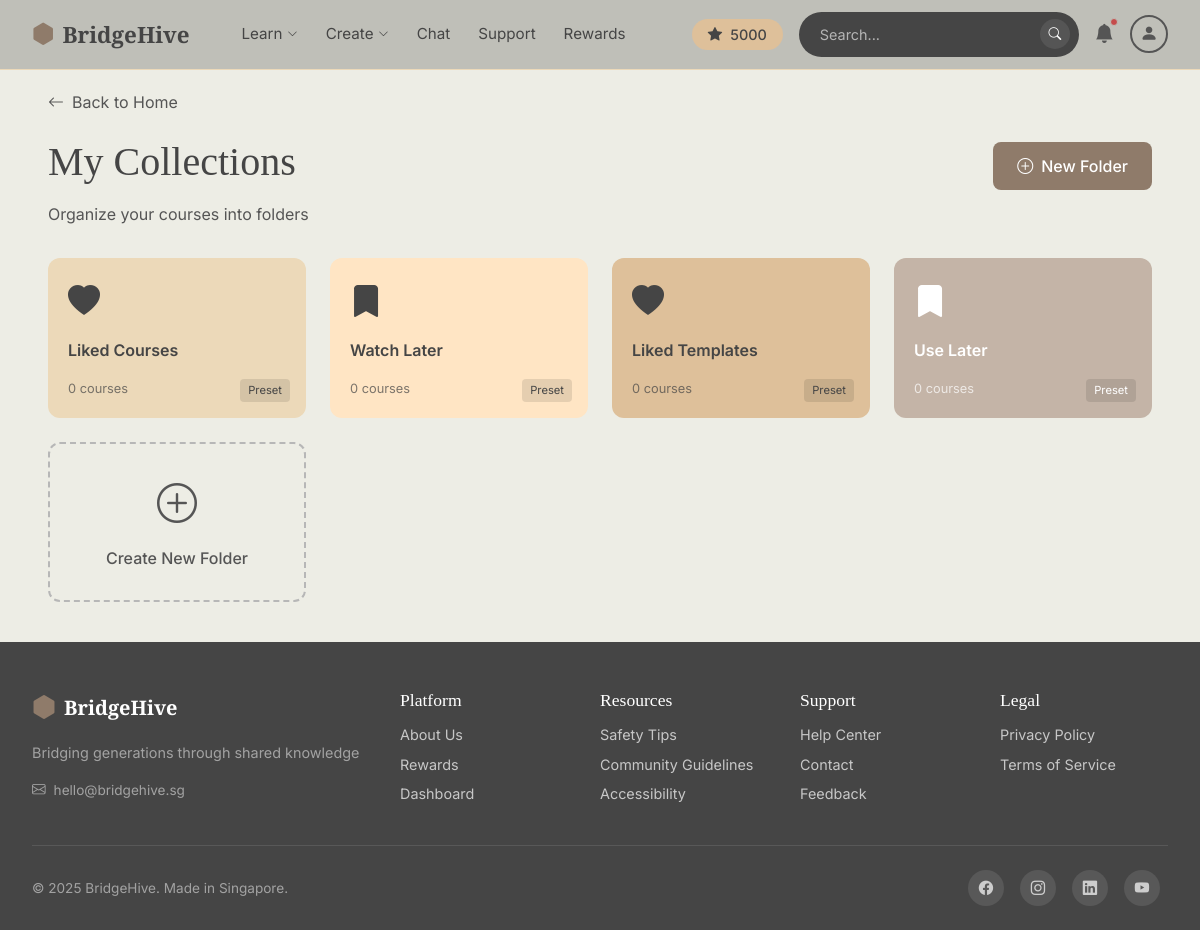
The page /folders (signed in) on the database its author committed.
### app.py (models this page shows)
class User(db.Model):
    __tablename__ = 'users'
    id = db.Column(db.Integer, primary_key=True)
    username = db.Column(db.String(100), nullable=False)
    email = db.Column(db.String(100), unique=True, nullable=False)  # Must be unique
    password = db.Column(db.String(100), nullable=False)
    user_type = db.Column(db.String(10), nullable=False)  # 'youth' or 'elder'
    date_joined = db.Column(db.DateTime, default=datetime.utcnow)
    streak_days = db.Column(db.Integer, default=0)  # For gamification on homepage
    hive_points = db.Column(db.Integer, default=5000)  # Points for navbar display and rewards shop
    is_new_user = db.Column(db.Boolean, default=True)  # Shows different welcome message
    profile_pic = db.Column(db.String(200), default='DefaultPFP.png')  # Profile picture filename
    role = db.Column(db.String(50))        # learner, mentor, or both
    age_group = db.Column(db.String(20))   # Age range selected
    tech_comfort = db.Column(db.String(20))  # How comfortable with tech
    learning_interests = db.Column(db.Text)   # Comma-separated interests
    teaching_interests = db.Column(db.Text)   # What they can teach
    settings = db.relationship('UserSettings', backref='user', uselist=False, cascade='all,delete-orphan')
    inventory = db.relationship('UserItem', backref='user', cascade='all,delete-orphan')

class Folder(db.Model):
    __tablename__ = 'folders'
    id = db.Column(db.Integer, primary_key=True)
    user_id = db.Column(db.Integer, db.ForeignKey('users.id'), nullable=False)  # Who owns it
    folder_name = db.Column(db.String(100), nullable=False)
    description = db.Column(db.Text)
    folder_type = db.Column(db.String(20), default='custom')  # 'preset' for default folders
    icon = db.Column(db.String(50), default='folder')  # Bootstrap icon name
    color = db.Column(db.String(7), default='#ECD9B9')  # Hex color for card
    is_deletable = db.Column(db.Boolean, default=True)  # Preset folders can't be deleted
    date_created = db.Column(db.DateTime, default=datetime.utcnow)
    date_modified = db.Column(db.DateTime, default=datetime.utcnow, onupdate=datetime.utcnow)

### app.py (the view)
@app.route('/folders')
def folder_list():
    user_id = session.get('user_id', 1)
    folders = Folder.query.filter_by(user_id=user_id).all()
    folder_course_counts = {}
    for folder in folders:
        count = FolderCourse.query.filter_by(folder_id=folder.id).count()
        folder_course_counts[folder.id] = count
    return render_template('folder/list.html', folders=folders, folder_course_counts=folder_course_counts)

### app.py (called while the page is built)
def translate(key, locale='en'):
    return TRANSLATIONS.get(locale, {}).get(key, TRANSLATIONS['en'].get(key, key))

### templates/folder/list.html (shortened to what this page needs)
{% extends "base.html" %}
{% block navbar %}
{% include 'includes/navbar_new.html' %}
{% endblock %}
{% block content %}
<div class="page-content">
    <a href="{{ url_for('both_homepage') }}" class="back-link">
        <i class="bi bi-arrow-left"></i> Back to Home
    </a>
    <div class="page-header">
        <h1 class="page-title">My Collections</h1>
        <a href="{{ url_for('folder_create') }}" class="btn-new-folder">
            <i class="bi bi-plus-circle"></i> New Folder
        </a>
    </div>
    <p class="page-subtitle">Organize your courses into folders</p>
    <div class="folder-grid">
        {% for folder in folders %}
        <div class="folder-card" style="background-color: {{ folder.color }}; {% if folder.color in ['#8F7B6A', '#C4B4A7'] %}color: white;{% else %}color: #454545;{% endif %}">
            <a href="{{ url_for('folder_view', folder_id=folder.id) }}" style="color: inherit; text-decoration: none; display: flex; flex-direction: column; height: 100%;">
                <div class="folder-icon">
                    {% if folder.icon == 'heart' %}<i class="bi bi-heart-fill"></i>
                    {% elif folder.icon == 'bookmark' %}<i class="bi bi-bookmark-fill"></i>
                    {% elif folder.icon == 'star' %}<i class="bi bi-star-fill"></i>
                    {% else %}<i class="bi bi-folder-fill"></i>{% endif %}
                </div>
                <div class="folder-name">{{ folder.folder_name }}</div>
                <div class="folder-count">{{ folder_course_counts.get(folder.id, 0) }} course{% if folder_course_counts.get(folder.id, 0) != 1 %}s{% endif %}</div>
            </a>
            {% if not folder.is_deletable %}
            <span class="preset-badge">Preset</span>
            {% endif %}
        </div>
        {% endfor %}
        <a href="{{ url_for('folder_create') }}" class="folder-card add-folder-card">
            <i class="bi bi-plus-circle"></i>
            <span>Create New Folder</span>
        </a>
    </div>
</div>
{% endblock %}

### templates/includes/navbar_new.html (shortened to what this page needs)
<nav class="navbar-new">
    <a href="{{ url_for('both_homepage') }}" class="navbar-new-brand">
        <i class="bi bi-hexagon-fill" style="color: var(--brown);"></i>
        <span>BridgeHive</span>
    </a>
    <div class="navbar-new-links">
        <div class="navbar-new-dropdown">
            <span class="navbar-new-link">{{ t('nav.learn') }} <i class="bi bi-chevron-down" style="font-size: 0.65rem;"></i></span>
        </div>
        <div class="navbar-new-dropdown">
            <span class="navbar-new-link">{{ t('nav.create') }} <i class="bi bi-chevron-down" style="font-size: 0.65rem;"></i></span>
        </div>
        <a href="/socialhub/" class="navbar-new-link">{{ t('nav.chat') }}</a>
        <a href="{{ url_for('support') }}" class="navbar-new-link">{{ t('nav.support') }}</a>
        <a href="{{ url_for('rewards') }}" class="navbar-new-link">{{ t('nav.rewards') }}</a>
    </div>
    <div class="navbar-new-right">
        <div class="navbar-new-points">
            <i class="bi bi-star-fill"></i> {{ (user.hive_points if user else navbar_user.hive_points if navbar_user else 0)|default(0) }}
        </div>
        <div class="navbar-new-searchbar">
            <input type="text" placeholder="{{ t('common.search') }}..." readonly>
            <button type="button"><i class="bi bi-search"></i></button>
        </div>
        <a href="{{ url_for('notifications') }}" class="navbar-new-bell" style="text-decoration:none;">
            <i class="bi bi-bell-fill"></i>
            <span class="navbar-new-bell-dot"></span>
        </a>
        <div class="navbar-new-profile-wrap">
            <div class="navbar-new-profile-circle">
                <i class="bi bi-person-fill"></i>
            </div>
        </div>
    </div>
</nav>

### templates/base.html (style rules this page uses)
* { margin: 0; padding: 0; box-sizing: border-box; }
:root { --cream: #FEFAF1; --cream-dark: #EDEDE5; --brown: #8F7B6A; --tan: #DEC09A; --tan-light: #ECD9B9; --peach: #FFE5C4; --black: #454545; --gray: #555555; --gray-light: #B7B7B7; --taupe: #C4B4A7; --warm-gray: #BEBAAF; --off-white: #ECECE4; }
body { font-family: 'Inter', sans-serif; background-color: var(--cream); color: var(--black); min-height: 100vh; }
h1, h2, h3, .playfair { font-family: 'Playfair Display', serif; }
.navbar-new { display: flex; align-items: center; padding: 0.75rem 2rem; background-color: #bfbfb8; border-bottom: 1px solid var(--tan-light); position: fixed; top: 0; left: 0; right: 0; z-index: 11000; }
.navbar-new-brand { font-family: 'Playfair Display', serif; font-weight: 700; color: var(--black); text-decoration: none; font-size: 1.4rem; display: flex; align-items: center; gap: 0.5rem; margin-right: 2.5rem; }
.navbar-new-links { display: flex; align-items: center; gap: 0.25rem; }
.navbar-new-link { color: var(--black); text-decoration: none; font-size: 0.95rem; font-weight: 400; padding: 0.5rem 0.75rem; cursor: pointer; display: flex; align-items: center; gap: 0.3rem; transition: color 0.2s; }
.navbar-new-dropdown { position: relative; }
.navbar-new-right { margin-left: auto; display: flex; align-items: center; gap: 1rem; }
.navbar-new-points { background-color: var(--tan); color: var(--black); border-radius: 20px; padding: 0.3rem 1rem; font-weight: 500; font-size: 0.9rem; display: flex; align-items: center; gap: 0.5rem; }
.navbar-new-searchbar { display: flex; align-items: center; background-color: var(--black); border-radius: 25px; padding: 0.4rem 0.5rem 0.4rem 1.25rem; width: 280px; border: 1px solid transparent; }
.navbar-new-searchbar input { border: none; background: transparent; outline: none; flex: 1; font-size: 0.9rem; color: white; cursor: default; }
.navbar-new-searchbar input::placeholder { color: rgba(255,255,255,0.6); }
.navbar-new-searchbar button { background-color: var(--gray); border: none; border-radius: 50%; width: 30px; height: 30px; display: flex; align-items: center; justify-content: center; cursor: default; }
.navbar-new-searchbar button i { color: white; font-size: 0.8rem; }
.navbar-new-bell { position: relative; cursor: pointer; }
.navbar-new-bell i { color: var(--gray); font-size: 1.2rem; }
.navbar-new-bell-dot { position: absolute; top: -2px; right: -4px; width: 8px; height: 8px; background-color: #C54B4B; border-radius: 50%; border: 1.5px solid #bfbfb8; }
.navbar-new-profile-wrap { position: relative; }
.navbar-new-profile-circle { width: 38px; height: 38px; border: 2px solid var(--gray); border-radius: 50%; display: flex; align-items: center; justify-content: center; color: var(--gray); font-size: 1.1rem; cursor: pointer; overflow: hidden; }

### templates/folder/list.html (style rules this page uses)
body { background-color: var(--cream-dark); }
.page-content { padding: 2.5rem 3rem; padding-top: 90px; }
.page-header { display: flex; justify-content: space-between; align-items: center; margin-bottom: 0.5rem; }
.page-title { font-family: 'Playfair Display', serif; font-size: 2.5rem; font-weight: 500; color: var(--black); }
.btn-new-folder { background: var(--brown); color: white; padding: 0.75rem 1.5rem; border-radius: 8px; text-decoration: none; font-weight: 500; display: inline-flex; align-items: center; gap: 0.5rem; }
.page-subtitle { color: var(--gray); margin-bottom: 2rem; }
.folder-grid { display: grid; grid-template-columns: repeat(auto-fill, minmax(240px, 1fr)); gap: 1.5rem; }
.folder-card { height: 160px; border-radius: 12px; position: relative; cursor: pointer; transition: all 0.2s; padding: 1.25rem; text-decoration: none; display: flex; flex-direction: column; }
.folder-icon { font-size: 2rem; margin-bottom: 0.75rem; }
.folder-name { font-weight: 600; font-size: 1rem; margin-bottom: 0.25rem; }
.folder-count { font-size: 0.8rem; opacity: 0.7; }
.add-folder-card { border: 2px dashed var(--gray-light); background: transparent; display: flex; flex-direction: column; align-items: center; justify-content: center; color: var(--gray); text-decoration: none; }
.add-folder-card i { font-size: 2.5rem; margin-bottom: 0.75rem; }
.add-folder-card span { font-weight: 500; }
.preset-badge { position: absolute; bottom: 1rem; right: 1rem; font-size: 0.7rem; padding: 0.2rem 0.5rem; border-radius: 4px; background: rgba(0,0,0,0.1); }
.back-link { display: inline-flex; align-items: center; gap: 0.5rem; color: var(--gray); text-decoration: none; margin-bottom: 1.5rem; }

### rows shown on the page
User: hive_points "5000"
Folder: icon "heart" (drawn), folder_name "Liked Courses", get "0", shows "Preset"
Folder: icon "bookmark" (drawn), folder_name "Watch Later", get "0", shows "s", shows "Preset"
Folder: icon "heart" (drawn), folder_name "Liked Templates", get "0", shows "Preset"
Folder: icon "bookmark" (drawn), folder_name "Use Later", get "0", shows "Preset"

### other values the page prints
{{ t('nav.learn') }} "Learn"
{{ t('nav.create') }} "Create"
{{ t('nav.chat') }} "Chat"
{{ t('nav.support') }} "Support"
{{ t('nav.rewards') }} "Rewards"
{{ t('footer.tagline') }} "Bridging generations through shared knowledge"
{{ t('footer.platform') }} "Platform"
{{ t('footer.about') }} "About Us"
{{ t('footer.dashboard') }} "Dashboard"
{{ t('footer.resources') }} "Resources"
{{ t('footer.safety') }} "Safety Tips"
{{ t('footer.community') }} "Community Guidelines"
{{ t('footer.accessibility') }} "Accessibility"
{{ t('footer.help_center') }} "Help Center"
{{ t('footer.contact') }} "Contact"
